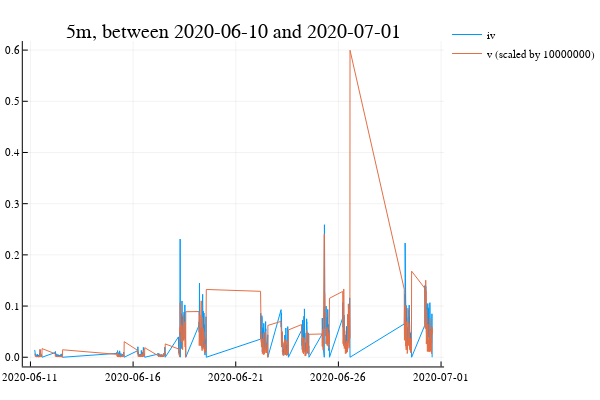

Notebook code cell kept with this figure:
### Code cell
plot(data1.ts, [data1.iv data1.v], label=["iv" "v (scaled by 10000000)"], title="5m, between 2020-06-10 and 2020-07-01")

### Figure 1 — Plotly figure (JSON) as saved in the notebook; plotly's stock layout.template omitted (floating-point values rounded to 4 significant figures; data arrays with more than 128 entries replaced by an {"elided": "..."} marker saying what was removed)
{"data": [{"colorbar": {"title": ""}, "hoverinfo": "text", "legendgroup": "iv", "line": {"color": "rgba(0, 154, 250, 1.000)", "dash": "solid", "shape": "linear", "width": 1}, "mode": "lines", "name": "iv", "showlegend": true, "text": {"elided": "1429 null values"}, "type": "scatter", "x": {"elided": "1429 int values"}, "xaxis": "x1", "y": {"elided": "1429 float values"}, "yaxis": "y1", "zmax": null, "zmin": null}, {"colorbar": {"title": ""}, "hoverinfo": "text", "legendgroup": "v (scaled by 10000000)", "line": {"color": "rgba(227, 111, 71, 1.000)", "dash": "solid", "shape": "linear", "width": 1}, "mode": "lines", "name": "v (scaled by 10000000)", "showlegend": true, "text": {"elided": "1429 null values"}, "type": "scatter", "x": {"elided": "1429 int values"}, "xaxis": "x1", "y": {"elided": "1429 float values"}, "yaxis": "y1", "zmax": null, "zmin": null}], "layout": {"annotations": [{"font": {"color": "rgba(0, 0, 0, 1.000)", "family": "sans-serif", "size": 20}, "rotation": 0, "showarrow": false, "text": "5m, between 2020-06-10 and 2020-07-01", "x": 0.5222, "xanchor": "center", "xref": "paper", "y": 1, "yanchor": "top", "yref": "paper"}], "height": 400, "legend": {"bgcolor": "rgba(255, 255, 255, 1.000)", "bordercolor": "rgba(0, 0, 0, 1.000)", "font": {"color": "rgba(0, 0, 0, 1.000)", "family": "sans-serif", "size": 11}, "tracegroupgap": 0, "x": 1, "y": 1}, "margin": {"b": 20, "l": 0, "r": 0, "t": 20}, "paper_bgcolor": "rgba(255, 255, 255, 1.000)", "plot_bgcolor": "rgba(255, 255, 255, 1.000)", "showlegend": true, "width": 600, "xaxis": {"anchor": "y1", "domain": [0.05101, 0.9934], "gridcolor": "rgba(0, 0, 0, 0.100)", "gridwidth": 0.5, "linecolor": "rgba(0, 0, 0, 1.000)", "mirror": false, "range": [63727484625000, 63729257475000], "showgrid": true, "showline": true, "showticklabels": true, "tickangle": 0, "tickcolor": "rgb(0, 0, 0)", "tickfont": {"color": "rgba(0, 0, 0, 1.000)", "family": "sans-serif", "size": 11}, "tickmode": "array", "ticks": "inside", "ticktext": ["2020-06-11", "2020-06-16", "2020-06-21", "2020-06-26", "2020-07-01"], "tickvals": [63727516800000, 63727948800000, 63728380800000, 63728812800000, 63729244800000], "title": "", "titlefont": {"color": "rgba(0, 0, 0, 1.000)", "family": "sans-serif", "size": 15}, "type": "-", "visible": true, "zeroline": false, "zerolinecolor": "rgba(0, 0, 0, 1.000)"}, "yaxis": {"anchor": "x1", "domain": [0.03762, 0.9415], "gridcolor": "rgba(0, 0, 0, 0.100)", "gridwidth": 0.5, "linecolor": "rgba(0, 0, 0, 1.000)", "mirror": false, "range": [-0.01799, 0.6177], "showgrid": true, "showline": true, "showticklabels": true, "tickangle": 0, "tickcolor": "rgb(0, 0, 0)", "tickfont": {"color": "rgba(0, 0, 0, 1.000)", "family": "sans-serif", "size": 11}, "tickmode": "array", "ticks": "inside", "ticktext": ["0.0", "0.1", "0.2", "0.3", "0.4", "0.5", "0.6"], "tickvals": [0, 0.1, 0.2, 0.3, 0.4, 0.5, 0.6], "title": "", "titlefont": {"color": "rgba(0, 0, 0, 1.000)", "family": "sans-serif", "size": 15}, "type": "-", "visible": true, "zeroline": false, "zerolinecolor": "rgba(0, 0, 0, 1.000)"}}}
